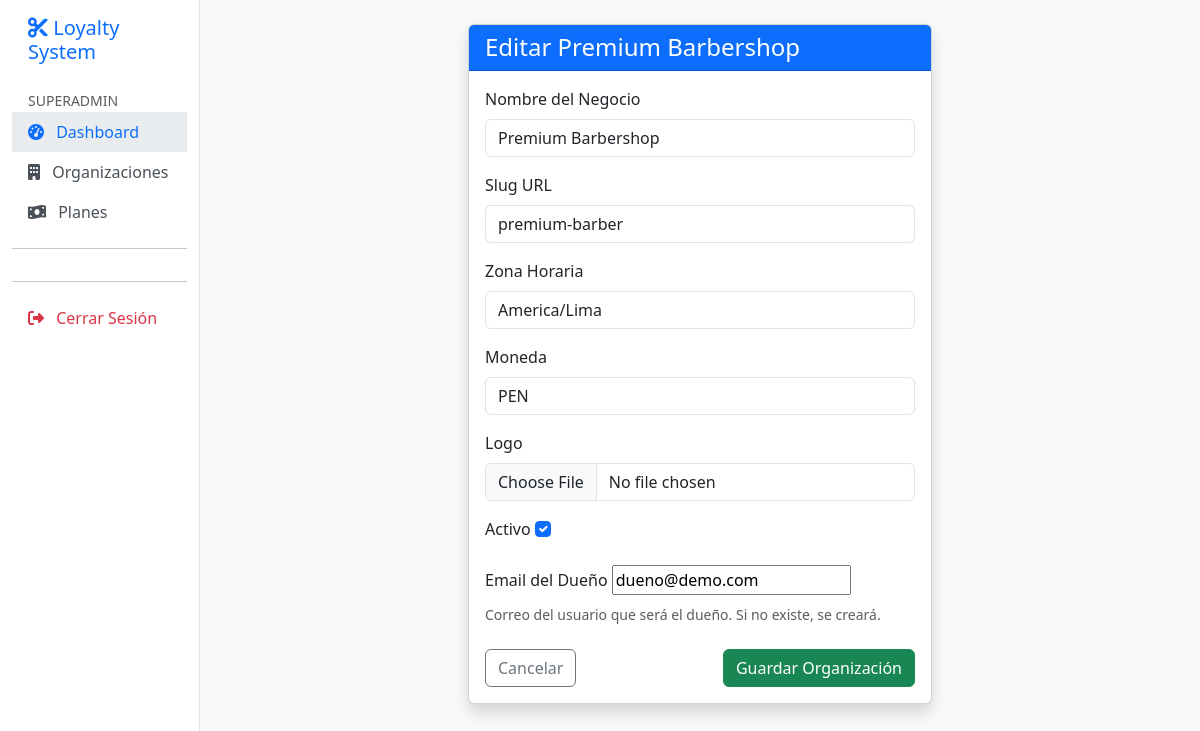
Page /superadmin/organization/3/edit/ (signed in) on the committed database.
### apps/core/models.py (models this page shows, shortened)
class Organization(models.Model):
    name = models.CharField(max_length=255, verbose_name="Nombre del Negocio")
    slug = models.SlugField(max_length=255, unique=True, verbose_name="Slug URL")
    owner = models.ForeignKey(
        settings.AUTH_USER_MODEL,
        on_delete=models.PROTECT,
        related_name='owned_organizations',
        verbose_name="Dueño"
    )
    logo = models.ImageField(upload_to='logos/', null=True, blank=True, verbose_name="Logo")
    primary_color = models.CharField(max_length=7, default='#3B82F6', verbose_name="Color Primario")
    timezone = models.CharField(max_length=50, default='America/Lima', verbose_name="Zona Horaria")
    currency = models.CharField(max_length=3, default='PEN', verbose_name="Moneda")
    is_active = models.BooleanField(default=True, verbose_name="Activo")
    created_at = models.DateTimeField(auto_now_add=True, verbose_name="Creado el")
    updated_at = models.DateTimeField(auto_now=True, verbose_name="Actualizado el")
    class Meta:
        verbose_name = "Organización"
        verbose_name_plural = "Organizaciones"

### apps/superadmin/views.py (the view)
# urls.py: path('organization/<int:pk>/edit/', views.organization_edit, name='organization_edit'),
@user_passes_test(is_superuser)
def organization_edit(request, pk):
    org = get_object_or_404(Organization, pk=pk)
    if request.method == 'POST':
        form = OrganizationForm(request.POST, request.FILES, instance=org)
        if form.is_valid():
            email = form.cleaned_data['owner_email']
            user, created = User.objects.get_or_create(
                email=email,
                defaults={'username': email, 'is_owner': True}
            )
            org = form.save(commit=False)
            org.owner = user
            org.save()
            messages.success(request, f"Organización '{org.name}' actualizada.")
            return redirect('superadmin:dashboard')
    else:
        form = OrganizationForm(instance=org)
    return render(request, 'superadmin/organization_form.html', {'form': form, 'title': f'Editar {org.name}'})

### apps/superadmin/forms.py (shortened to what this page needs)
class OrganizationForm(forms.ModelForm):
    owner_email = forms.EmailField(
        label="Email del Dueño",
        help_text="Correo del usuario que será el dueño. Si no existe, se creará.",
        required=True
    )
    class Meta:
        model = Organization
        fields = ['name', 'slug', 'timezone', 'currency', 'logo', 'is_active']
        widgets = {
            'name': forms.TextInput(attrs={'class': 'form-control'}),
            'slug': forms.TextInput(attrs={'class': 'form-control', 'placeholder': 'Dejar vacío para autogenerar'}),
            'timezone': forms.TextInput(attrs={'class': 'form-control'}),
            'currency': forms.TextInput(attrs={'class': 'form-control'}),
            'logo': forms.FileInput(attrs={'class': 'form-control'}),
            'is_active': forms.CheckboxInput(attrs={'class': 'form-check-input'}),
        }
    def __init__(self, *args, **kwargs):
        super().__init__(*args, **kwargs)
        if self.instance.pk:
            self.fields['owner_email'].initial = self.instance.owner.email

### apps/core/models.py (called while the page is built)
def set_current_tenant(tenant):
    _thread_locals.tenant = tenant

### apps/superadmin/views.py (called while the page is built)
def is_superuser(user):
    return user.is_superuser

### apps/superadmin/templates/superadmin/organization_form.html (shortened to what this page needs)
{% extends 'base.html' %}
{% block content %}
<div class="row justify-content-center">
    <div class="col-md-8 col-lg-6">
        <div class="card shadow">
            <div class="card-header bg-primary text-white">
                <h4 class="mb-0">{{ title }}</h4>
            </div>
            <div class="card-body">
                <form method="post" enctype="multipart/form-data">
                    {% for field in form %}
                    <div class="mb-3">
                        <label for="{{ field.id_for_label }}" class="form-label">{{ field.label }}</label>
                        {{ field }}
                        {% if field.help_text %}
                        <div class="form-text">{{ field.help_text }}</div>
                        {% endif %}
                    </div>
                    {% endfor %}
                    <div class="d-flex justify-content-between mt-4">
                        <a href="{% url 'superadmin:dashboard' %}" class="btn btn-outline-secondary">Cancelar</a>
                        <button type="submit" class="btn btn-success">Guardar Organización</button>
                    </div>
                </form>
            </div>
        </div>
    </div>
</div>
{% endblock %}

### templates/base.html (style rules this page uses)
body { background-color: #f8f9fa; }

### rows in the picture
Organization: form "Premium Barbershop" "premium-barber" "America/Lima" "PEN" "☑"

### other values in the picture
{{ title }} "Editar Premium Barbershop"
{{ field.label }} "Nombre del Negocio" "Slug URL" "Zona Horaria" "Moneda" "Logo" "Activo" "Email del Dueño"
{{ field.help_text }} "Correo del usuario que será el dueño. Si no existe, se creará."
